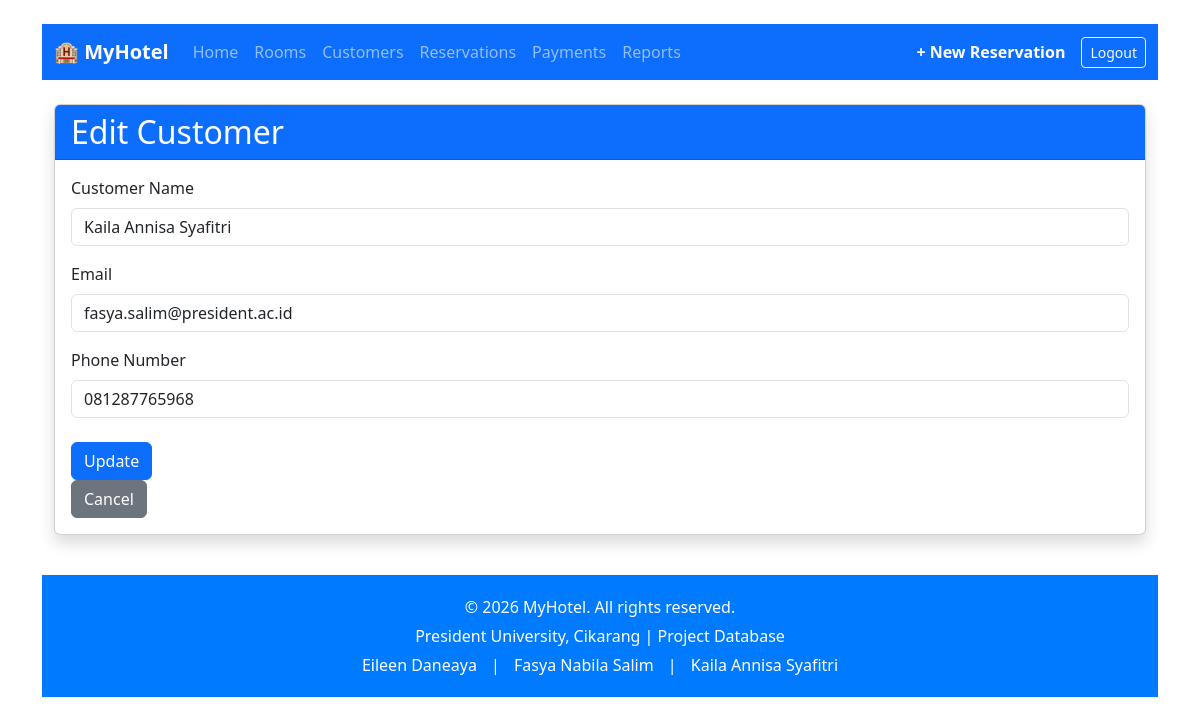
Page /edit_customer.php?id=9 (signed in) on the committed database.
### tables this page shows
CREATE TABLE `customers` (
  `id` int(11) NOT NULL,
  `name` varchar(100) NOT NULL,
  `email` varchar(100) DEFAULT NULL,
  `phone` varchar(20) DEFAULT NULL
);

### edit_customer.php (the view, shortened to what this page needs)
<?php
include 'head.php';
include 'config/database.php';
include 'nav.php';
$id = $_GET['id'] ?? null;
$result = mysqli_query($conn, "SELECT * FROM customers WHERE id = $id");
$customer = mysqli_fetch_assoc($result);
?>
<div class="container mt-4">
    <div class="card shadow">
        <div class="card-header bg-primary text-white">
            <h2 class="mb-0">Edit Customer</h2>
        </div>
        <div class="card-body">
            <form method="POST" action="">
                <div class="mb-3">
                    <label for="name" class="form-label">Customer Name</label>
                    <input type="text" class="form-control" id="name" name="name" value="<?= htmlspecialchars($customer['name']) ?>" required>
                </div>
                <div class="mb-3">
                    <label for="email" class="form-label">Email</label>
                    <input type="email" class="form-control" id="email" name="email" value="<?= htmlspecialchars($customer['email']) ?>" required>
                </div>
                <div class="mb-3">
                    <label for="phone" class="form-label">Phone Number</label>
                    <input type="tel" class="form-control" id="phone" name="phone" value="<?= htmlspecialchars($customer['phone']) ?>">
                </div>
                <div class="mt-4">
                    <button type="submit" class="btn btn-primary">Update</button> <br>
                    <a href="customers.php" class="btn btn-secondary">Cancel</a>
                </div>
            </form>
        </div>
    </div>
</div>
<?php include 'footer.php'; ?>

### rows in the picture
customers: name "Kaila Annisa Syafitri", email "fasya.salim@president.ac.id", phone "081287765968"
